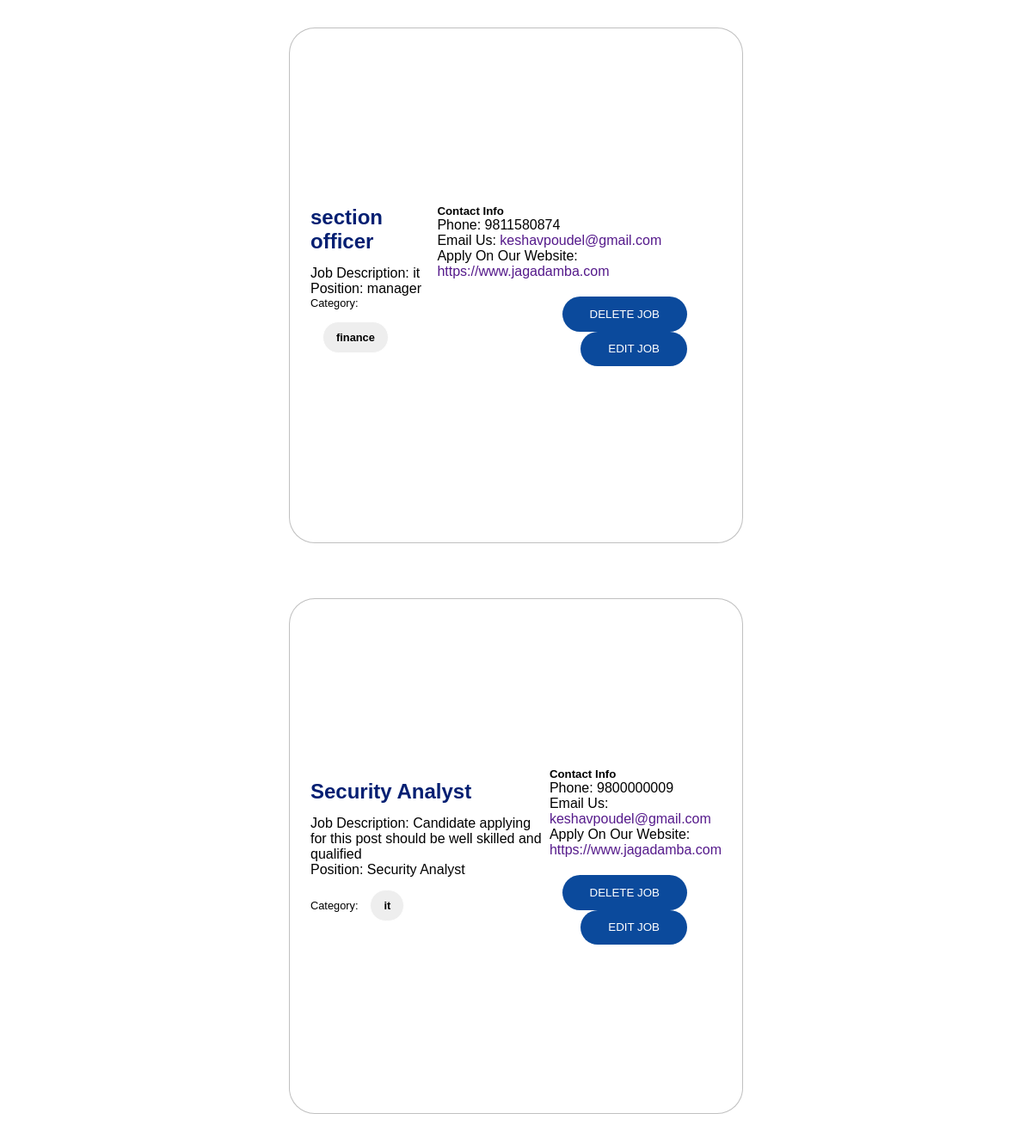
Page /accounts/job_details/ (signed in) on the committed database.
### accounts/models.py (models this page shows, shortened)
class Job(models.Model):
    user = models.ForeignKey(User, on_delete=models.CASCADE, blank=True, null=True)
    job_id = models.AutoField(primary_key=True, null=False)
    JOB_CHOICES = (
        ('finance', 'Finance'),
        ('marketing', 'Marketing'),
        ('webdesign', 'Webdesign'),
        ('accountant', 'Accountant'),
        ('banking', 'Banking'),
        ('security', 'Security'),
        ('teaching', 'Teaching'),
        ('engineering', 'Engineering'),
        ('it', 'IT'),
        ('others', 'Others')
    )
    job_title = models.CharField(max_length=200)
    job_position = models.CharField(max_length=200)
    job_category = models.CharField(max_length=250, choices=JOB_CHOICES, default='others')
    job_description = models.TextField()
    job_phone = models.CharField(max_length=100)
    job_email = models.EmailField()
    job_website = models.URLField()
    created = models.DateTimeField(auto_now_add=True)

### accounts/views.py (the view)
# urls.py: path('job_details/', views.job_details, name='job_details'),
def job_details(request):
    jobs = Job.objects.filter(user=request.user)
    return render(request, 'job_details.html', {'jobs': jobs})

### templates/job_details.html (shortened to what this page needs)
{% load static %}
<link rel="stylesheet" type="text/css" href="{% static 'styles.css' %}" />
<div class="container">
  <div class="row">
    <ul class="job-items">
      {% for job in jobs %}
      <li class="job-item" style="height: 600px;">
        <div class="job-item-left">
          <h2 class="job-item-title">{{ job.job_title }}</h2>
          <p class="job-desc">Job Description: {{ job.job_description }}</p>
          <p>Position: {{ job.job_position }}</p>
          <div class="job-category-wrapper">
            <p class="job-item-category">Category:</p>
            <p class="job-category">{{ job.job_category }}</p>
          </div>
        </div>
        <div class="job-item-low">
          <h5>Contact Info</h5>
          <p>Phone: {{ job.job_phone }}</p>
          <p>Email Us: <a href="">{{ job.job_email }}</a></p>
          <p>Apply On Our Website: <a href="">{{ job.job_website }}</a></p>
          <div class="job-item-cta">
            <a href="{% url 'delete_job' id=job.job_id %}"><button  class="btn btn-primary" style="float: right; margin-right: 40px">Delete Job</button></a>
          </div>
          <div class="job-item-cta">
            <a href=""><button class="btn btn-primary" style="float: right; margin-right: 40px">edit Job </button></a>
          </div>
        </div>
      </li>
      {% endfor %}
      </div>
  </div>

### static/styles.css (style rules this page uses)
* { margin: 0; padding: 0; box-sizing: border-box; }
.container { padding: 0 10rem; margin: 0 auto; }
li { list-style: none; }
a { text-decoration: none; }
.btn { display: inline-block; padding: 0.8rem 2rem; text-align: center; text-transform: uppercase; color: white; font-weight: 500; border-radius: 50px; border: none; cursor: pointer; transition: transform ease 0.3s; float: right; margin-right: 40px; }
.btn-primary { background-color: rgb(11, 74, 156); float: right; margin-right: 40px; }
.job-items { display: flex; flex-direction: column; justify-content: center; align-items: center; flex-wrap: wrap; }
.job-item { margin: 2rem; padding: 1.5rem 3rem; height: 200px; width: 60%; padding: 1.5rem; display: flex; justify-content: space-between; align-items: center; border-radius: 30px; background-color: white; border: 1px solid rgba(128, 128, 128, 0.495); transition: all ease 300ms; }
.job-item-title { margin-bottom: 14px; }
.job-category-wrapper { display: flex; align-items: center; flex-wrap: wrap; }
.job-category-wrapper .job-item-category { font-size: 0.8rem; }
.job-category { font-size: 0.8rem; font-weight: bold; padding: 10px 15px; margin: 14px; border-radius: 30px; background-color: #eee; color: black; border: 1px solid #fff; }
.job-item-title { color: rgb(4, 31, 114); font-weight: bolder; }
.job-item-cta { margin-top: 20px; }

### rows in the picture
Job: job_title "section officer", job_description "it", job_position "manager", job_category "finance", job_phone "9811580874", job_email "keshavpoudel@gmail.com", job_website "https://www.jagadamba.com"
Job: job_title "Security Analyst", job_description "Candidate applying for this post should be well skilled and qualified", job_position "Security Analyst", job_category "it", job_phone "9800000009", job_email "keshavpoudel@gmail.com", job_website "https://www.jagadamba.com"
